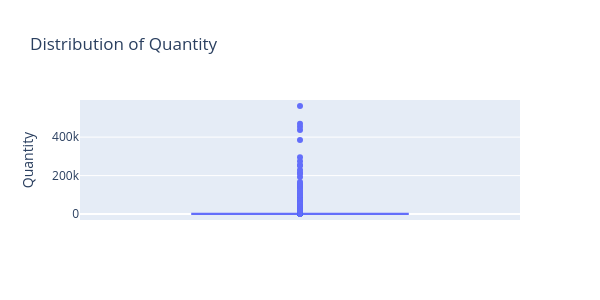

The notebook cell this image was saved under:
### Code cell
fig = px.box(
    df,
    y="Quantity",
    title="Distribution of Quantity "
)
fig.update_layout(width=600, height=300)
fig.show()

### Figure 1 — Plotly figure (JSON) as saved in the notebook; plotly's stock layout.template omitted (floating-point values rounded to 4 significant figures; data arrays with more than 128 entries replaced by an {"elided": "..."} marker saying what was removed)
{"data": [{"alignmentgroup": "True", "hovertemplate": "Quantity=%{y}<extra></extra>", "legendgroup": "", "marker": {"color": "#636efa"}, "name": "", "notched": false, "offsetgroup": "", "orientation": "v", "showlegend": false, "type": "box", "x0": " ", "xaxis": "x", "y": {"elided": "8361 int values"}, "y0": " ", "yaxis": "y"}], "layout": {"boxmode": "group", "height": 300, "legend": {"tracegroupgap": 0}, "title": {"text": "Distribution of Quantity "}, "width": 600, "xaxis": {"anchor": "y", "autorange": true, "domain": [0, 1], "range": [-0.5, 0.5], "type": "category"}, "yaxis": {"anchor": "x", "autorange": true, "domain": [0, 1], "range": [-30970.0, 593000.0], "title": {"text": "Quantity"}, "type": "linear"}}}
